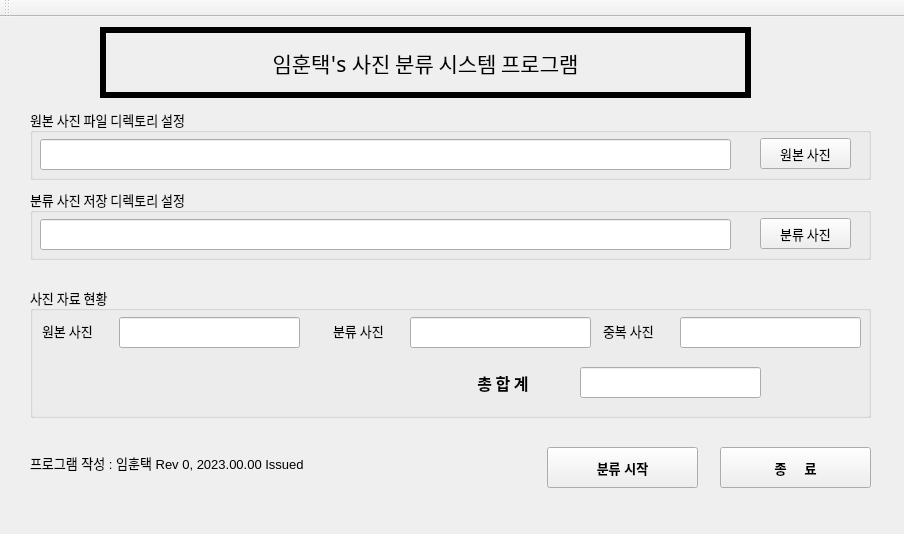
<?xml version="1.0" encoding="UTF-8"?>
<ui version="4.0">
 <class>MainWindow</class>
 <widget class="QMainWindow" name="MainWindow">
  <property name="geometry">
   <rect>
    <x>0</x>
    <y>0</y>
    <width>904</width>
    <height>534</height>
   </rect>
  </property>
  <property name="font">
   <font>
    <pointsize>10</pointsize>
    <weight>50</weight>
    <bold>false</bold>
   </font>
  </property>
  <property name="windowTitle">
   <string>MainWindow</string>
  </property>
  <property name="autoFillBackground">
   <bool>true</bool>
  </property>
  <widget class="QWidget" name="centralwidget">
   <widget class="QLabel" name="label">
    <property name="geometry">
     <rect>
      <x>100</x>
      <y>10</y>
      <width>651</width>
      <height>71</height>
     </rect>
    </property>
    <property name="font">
     <font>
      <family>HY헤드라인M</family>
      <pointsize>16</pointsize>
     </font>
    </property>
    <property name="autoFillBackground">
     <bool>true</bool>
    </property>
    <property name="frameShape">
     <enum>QFrame::Panel</enum>
    </property>
    <property name="frameShadow">
     <enum>QFrame::Plain</enum>
    </property>
    <property name="lineWidth">
     <number>6</number>
    </property>
    <property name="midLineWidth">
     <number>0</number>
    </property>
    <property name="text">
     <string>임훈택's 사진 분류 시스템 프로그램</string>
    </property>
    <property name="alignment">
     <set>Qt::AlignCenter</set>
    </property>
   </widget>
   <widget class="QGroupBox" name="groupBox">
    <property name="geometry">
     <rect>
      <x>30</x>
      <y>92</y>
      <width>841</width>
      <height>71</height>
     </rect>
    </property>
    <property name="font">
     <font>
      <family>맑은 고딕</family>
      <pointsize>10</pointsize>
      <weight>50</weight>
      <bold>false</bold>
     </font>
    </property>
    <property name="title">
     <string>원본 사진 파일 디렉토리 설정</string>
    </property>
    <widget class="QLineEdit" name="lineEdit">
     <property name="geometry">
      <rect>
       <x>10</x>
       <y>30</y>
       <width>691</width>
       <height>31</height>
      </rect>
     </property>
    </widget>
    <widget class="QPushButton" name="pushButton">
     <property name="geometry">
      <rect>
       <x>730</x>
       <y>29</y>
       <width>91</width>
       <height>31</height>
      </rect>
     </property>
     <property name="text">
      <string>원본 사진</string>
     </property>
    </widget>
   </widget>
   <widget class="QGroupBox" name="groupBox_2">
    <property name="geometry">
     <rect>
      <x>30</x>
      <y>172</y>
      <width>841</width>
      <height>71</height>
     </rect>
    </property>
    <property name="font">
     <font>
      <family>맑은 고딕</family>
      <pointsize>10</pointsize>
      <weight>50</weight>
      <bold>false</bold>
     </font>
    </property>
    <property name="title">
     <string>분류 사진 저장 디렉토리 설정</string>
    </property>
    <widget class="QLineEdit" name="lineEdit_2">
     <property name="geometry">
      <rect>
       <x>10</x>
       <y>30</y>
       <width>691</width>
       <height>31</height>
      </rect>
     </property>
    </widget>
    <widget class="QPushButton" name="pushButton_2">
     <property name="geometry">
      <rect>
       <x>730</x>
       <y>29</y>
       <width>91</width>
       <height>31</height>
      </rect>
     </property>
     <property name="text">
      <string>분류 사진</string>
     </property>
    </widget>
   </widget>
   <widget class="QGroupBox" name="groupBox_5">
    <property name="geometry">
     <rect>
      <x>30</x>
      <y>270</y>
      <width>841</width>
      <height>131</height>
     </rect>
    </property>
    <property name="font">
     <font>
      <family>맑은 고딕</family>
      <pointsize>10</pointsize>
      <weight>50</weight>
      <bold>false</bold>
     </font>
    </property>
    <property name="title">
     <string>사진 자료 현황</string>
    </property>
    <widget class="QLineEdit" name="lineEdit_5">
     <property name="geometry">
      <rect>
       <x>89</x>
       <y>30</y>
       <width>181</width>
       <height>31</height>
      </rect>
     </property>
    </widget>
    <widget class="QLabel" name="label_2">
     <property name="geometry">
      <rect>
       <x>12</x>
       <y>33</y>
       <width>71</width>
       <height>21</height>
      </rect>
     </property>
     <property name="text">
      <string>원본 사진</string>
     </property>
    </widget>
    <widget class="QLabel" name="label_3">
     <property name="geometry">
      <rect>
       <x>303</x>
       <y>33</y>
       <width>71</width>
       <height>21</height>
      </rect>
     </property>
     <property name="text">
      <string>분류 사진</string>
     </property>
    </widget>
    <widget class="QLineEdit" name="lineEdit_6">
     <property name="geometry">
      <rect>
       <x>380</x>
       <y>30</y>
       <width>181</width>
       <height>31</height>
      </rect>
     </property>
    </widget>
    <widget class="QLabel" name="label_4">
     <property name="geometry">
      <rect>
       <x>573</x>
       <y>33</y>
       <width>71</width>
       <height>21</height>
      </rect>
     </property>
     <property name="text">
      <string>중복 사진</string>
     </property>
    </widget>
    <widget class="QLineEdit" name="lineEdit_7">
     <property name="geometry">
      <rect>
       <x>650</x>
       <y>30</y>
       <width>181</width>
       <height>31</height>
      </rect>
     </property>
    </widget>
    <widget class="QLabel" name="label_8">
     <property name="geometry">
      <rect>
       <x>428</x>
       <y>80</y>
       <width>90</width>
       <height>31</height>
      </rect>
     </property>
     <property name="font">
      <font>
       <pointsize>12</pointsize>
       <weight>75</weight>
       <bold>true</bold>
      </font>
     </property>
     <property name="text">
      <string>총 합 계</string>
     </property>
     <property name="alignment">
      <set>Qt::AlignCenter</set>
     </property>
    </widget>
    <widget class="QLineEdit" name="lineEdit_11">
     <property name="geometry">
      <rect>
       <x>550</x>
       <y>80</y>
       <width>181</width>
       <height>31</height>
      </rect>
     </property>
    </widget>
   </widget>
   <widget class="QLabel" name="label_5">
    <property name="geometry">
     <rect>
      <x>30</x>
      <y>430</y>
      <width>311</width>
      <height>31</height>
     </rect>
    </property>
    <property name="font">
     <font>
      <pointsize>10</pointsize>
     </font>
    </property>
    <property name="text">
     <string>프로그램 작성 : 임훈택 Rev 0, 2023.00.00 Issued</string>
    </property>
   </widget>
   <widget class="QPushButton" name="pushButton_5">
    <property name="geometry">
     <rect>
      <x>547</x>
      <y>430</y>
      <width>151</width>
      <height>41</height>
     </rect>
    </property>
    <property name="font">
     <font>
      <weight>75</weight>
      <bold>true</bold>
     </font>
    </property>
    <property name="text">
     <string>분류 시작</string>
    </property>
   </widget>
   <widget class="QPushButton" name="pushButton_6">
    <property name="geometry">
     <rect>
      <x>720</x>
      <y>430</y>
      <width>151</width>
      <height>41</height>
     </rect>
    </property>
    <property name="font">
     <font>
      <weight>75</weight>
      <bold>true</bold>
     </font>
    </property>
    <property name="text">
     <string>종     료</string>
    </property>
   </widget>
  </widget>
  <widget class="QToolBar" name="toolBar">
   <property name="windowTitle">
    <string>toolBar</string>
   </property>
   <attribute name="toolBarArea">
    <enum>TopToolBarArea</enum>
   </attribute>
   <attribute name="toolBarBreak">
    <bool>false</bool>
   </attribute>
  </widget>
  <widget class="QMenuBar" name="menuBar">
   <property name="geometry">
    <rect>
     <x>0</x>
     <y>0</y>
     <width>904</width>
     <height>26</height>
    </rect>
   </property>
  </widget>
 </widget>
 <resources/>
 <connections/>
</ui>
